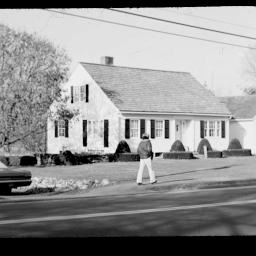
#> input picture graylevel.jpg, 256 x 256 px
$ python main.py
#> lines starting #> are read from the running program, lines starting #| are printed output that depends on the picture; after the words box and inside, x2 and y2 are one past the last pixel; in counts of white or black regions, pixels touching at a corner belong together
### helpers/visualization.py
# helpers/visualization.py

import matplotlib.pyplot as plt

def display_images(images, titles, figsize=(15, 5), suptitle=None):
    """
    Display multiple images in a single row

    Parameters:
        images: List of images to display
        titles: List of titles for each subplot
        figsize: Figure size
        suptitle: Overall title for the figure
    """
    num_images = len(images)
    plt.figure(figsize=figsize)
    for i in range(num_images):
        plt.subplot(1, num_images, i+1)
        plt.imshow(images[i], cmap='gray', vmin=0, vmax=255)
        plt.title(titles[i])
        plt.axis('off')
    if suptitle:
        plt.suptitle(suptitle)
    plt.show()

# [14 lines left out: function display_edge_map, not called in this run]

### helpers/normalization.py
# helpers/normalization.py

import numpy as np

def normalize_LOG_display(I_LOG, mode):
    """
    Normalize LOG-filtered image for display purposes

    Parameters:
        I_LOG: The LOG-filtered image
        mode: 'gray' or 'binary'
        'gray': Positive and negative values with zero at 128
        'binary': Positive values as white (255), negative as black (0)

    Returns:
        I_display: The normalized image ready for display
    """
    if mode == 'gray':
        min_val = np.min(I_LOG)
        max_val = np.max(I_LOG)
        I_a_normalized = (I_LOG - min_val) / (max_val - min_val) * 255
        I_display = I_a_normalized.astype(np.uint8)
        # Shift to have zero at 128
        I_display = np.clip(I_display - 127.5 + 128, 0, 255).astype(np.uint8)
    elif mode == 'binary':
        I_display = np.where(I_LOG > 0, 255, 0).astype(np.uint8)
    else:
        raise ValueError('Unknown mode for normalize_LOG_display.')
    return I_display

### helpers/filters.py
# helpers/filters.py

import numpy as np

def gaussian_kernel(sigma):
    """
    Create a Gaussian kernel given sigma
    """
    kernel_size = int(2 * np.ceil(3 * sigma) + 1)  # Ensures coverage up to ±3σ
    ax = np.arange(-kernel_size // 2 + 1., kernel_size // 2 + 1.)
    xx, yy = np.meshgrid(ax, ax)
    kernel = np.exp(-(xx**2 + yy**2) / (2. * sigma**2))
    return kernel / np.sum(kernel)

def laplacian_of_gaussian(sigma):
    """
    Create a Laplacian of Gaussian (LOG) kernel given sigma
    """
    kernel_size = int(2 * np.ceil(3 * sigma) + 1)
    ax = np.arange(-kernel_size // 2 + 1., kernel_size // 2 + 1.)
    xx, yy = np.meshgrid(ax, ax)
    normalization = (xx**2 + yy**2 - 2 * sigma**2) / (sigma**4)
    G = np.exp(-(xx**2 + yy**2) / (2. * sigma**2))
    LOG = normalization * G
    LOG -= np.mean(LOG)  # Ensure zero mean
    return LOG

### helpers/edge_detection.py
# helpers/edge_detection.py

import numpy as np


def detect_zero_crossings(I_LOG, threshold=10):
    """
    Detect zero-crossings in LOG-filtered image

    Parameters:
        I_LOG: The LOG-filtered image
        threshold: Minimum absolute value to consider a zero-crossing

    Returns:
        zero_cross: Boolean array indicating zero-crossings
    """
    zero_cross = np.zeros(I_LOG.shape, dtype=bool)
    # Define shifts: right, left, up, down, upper-right, upper-left, lower-right, lower-left
    shifts = [(-1, 0), (1, 0), (0, -1), (0, 1),
              (-1, 1), (-1, -1), (1, 1), (1, -1)]

    for dx, dy in shifts:
        shifted = np.roll(np.roll(I_LOG, dx, axis=0), dy, axis=1)
        # To avoid circular shift artifacts, set border regions to False
        if dx > 0:
            shifted[:dx, :] = 0
        elif dx < 0:
            shifted[dx:, :] = 0
        if dy > 0:
            shifted[:, :dy] = 0
        elif dy < 0:
            shifted[:, dy:] = 0
        zero_cross |= (I_LOG * shifted) < 0

    # Apply threshold
    zero_cross &= (np.abs(I_LOG) > threshold)
    return zero_cross


def non_maximum_suppression(Gmag, Gdir):
    """
    Perform non-maximum suppression on gradient magnitude and direction

    Parameters:
        Gmag: Gradient magnitude
        Gdir: Gradient direction in degrees

    Returns:
        nms: Non-maximum suppressed image
    """
    rows, cols = Gmag.shape
    nms = np.zeros((rows, cols), dtype=np.float32)
    angle = Gdir.copy()
    angle[angle < 0] += 180  # Map angles to [0,180]

    for i in range(1, rows - 1):
        for j in range(1, cols - 1):
            try:
                q = 255
                r = 255

                # Angle 0
                if (0 <= angle[i, j] < 22.5) or (157.5 <= angle[i, j] <= 180):
                    q = Gmag[i, j + 1]
                    r = Gmag[i, j - 1]
                # Angle 45
                elif (22.5 <= angle[i, j] < 67.5):
                    q = Gmag[i + 1, j - 1]
                    r = Gmag[i - 1, j + 1]
                # Angle 90
                elif (67.5 <= angle[i, j] < 112.5):
                    q = Gmag[i + 1, j]
                    r = Gmag[i - 1, j]
                # Angle 135
                elif (112.5 <= angle[i, j] < 157.5):
                    q = Gmag[i - 1, j - 1]
                    r = Gmag[i + 1, j + 1]

                if (Gmag[i, j] >= q) and (Gmag[i, j] >= r):
                    nms[i, j] = Gmag[i, j]
                else:
                    nms[i, j] = 0
            except IndexError:
                pass

    return nms


def double_threshold(nms, low_thresh, high_thresh):
    """
    Perform double thresholding and edge linking (hysteresis)

    Parameters:
        nms: Non-maximum suppressed image
        low_thresh: Low threshold value
        high_thresh: High threshold value

    Returns:
        edges: Binary edge map
    """
    strong = nms > high_thresh
    weak = (nms >= low_thresh) & (nms <= high_thresh)
    edges = np.zeros(nms.shape, dtype=np.uint8)
    edges[strong] = 1

    # Edge tracking by hysteresis
    rows, cols = edges.shape
    for i in range(1, rows - 1):
        for j in range(1, cols - 1):
            if weak[i, j]:
                if np.any(edges[i - 1:i + 2, j - 1:j + 2]):
                    edges[i, j] = 1

    return edges

### main.py
# main.py

import numpy as np
import matplotlib.pyplot as plt
from scipy import ndimage
from skimage import io, color, util
from skimage.util import img_as_float
import os

# Import helper functions
from helpers.filters import gaussian_kernel, laplacian_of_gaussian
from helpers.normalization import normalize_LOG_display
from helpers.edge_detection import detect_zero_crossings, non_maximum_suppression, double_threshold
from helpers.visualization import display_images


def main():
    # Clear all plots
    plt.close('all')

    # ==============================================
    #       Load and Preprocess Image
    # ==============================================

    # Ensure the image exists
    image_path = 'graylevel.jpg'
    if not os.path.exists(image_path):
        raise FileNotFoundError(f"The file '{image_path}' does not exist in the current directory.")

    # Read the image
    I = io.imread(image_path)
#> I is the input picture: shape (256, 256, 3); min 0, max 251, mean 143.8

    # Convert to grayscale if it's a color image
    if I.ndim == 3:
        I = color.rgb2gray(I)
#> I: shape (256, 256) float64

    # Convert to float (0.0 to 255.0)
    I = img_as_float(I) * 255.0

    # Display the original image
    plt.figure(figsize=(6, 6))
    plt.imshow(I, cmap='gray')
    plt.title('Original Grayscale Image')
    plt.axis('off')
    plt.show()

    # ==============================================
    # Part I: Edge Detection using Multiscale LOG Detectors
    # ==============================================

    print('--- Part I: Multiscale LOG Edge Detection ---')

    # Define scales for multiscale approach
    sigma_values = [2, 8, 16]

    # Task 1: Blur the image with Gaussian filters at different scales
    print('Task 1: Blurring the image with Gaussian filters at different scales')

    blurred_images = []
    blurred_titles = []
    for sigma in sigma_values:
        G = gaussian_kernel(sigma)
        I_blur = ndimage.convolve(I, G, mode='reflect')
        blurred_images.append(I_blur.astype(np.uint8))
        blurred_titles.append(f'Gaussian Blur σ={sigma}')
#> after the loop, blurred_images = 3 items; blurred_titles = ['Gaussian Blur σ=2', 'Gaussian Blur σ=8', 'Gaussian Blur σ=16']

    display_images(blurred_images, blurred_titles, figsize=(15, 5), suptitle='Part I - Task 1: Gaussian Blurs')
#> in display_images, `num_images = len(images)`: num_images = 3

    # Task 2: Apply LOG filters at the chosen scales to detect edges
    print('Task 2: Applying LOG filters to detect edges')

    for sigma in sigma_values:
        LOG = laplacian_of_gaussian(sigma)
        I_LOG = ndimage.convolve(I, LOG, mode='reflect')

        # a) Positive and negative values with zero as gray (128)
        I_a_display = normalize_LOG_display(I_LOG, 'gray')

        # b) Positive in white (255) and negative in black (0)
        I_b_display = normalize_LOG_display(I_LOG, 'binary')

        # c) Zero-crossings indicating edges
        zero_cross = detect_zero_crossings(I_LOG)
        I_c_display = (zero_cross * 255).astype(np.uint8)

        # Display the results
        images = [I_a_display, I_b_display, I_c_display]
        titles = ['Positive & Negative (Gray=128)', 'Positive=White, Negative=Black', 'Zero-Crossings (Edges)']
        suptitle = f'LOG Filter Results σ={sigma}'
        display_images(images, titles, figsize=(18, 6), suptitle=suptitle)
#> this loop made 3 passes
#> pass 1, in normalize_LOG_display (call 2), `I_display = np.where(I_LOG > 0, 255, 0).astype(np.uint8)`:
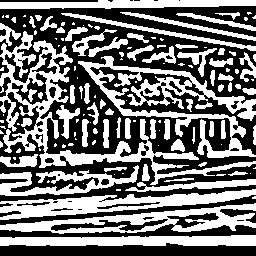
#> I_display: shape (256, 256); 45.7% white; 134 white regions (67 under 20 px), largest, box (x1, y1, x2, y2) and area: (0, 31, 256, 185) 5531, (78, 56, 256, 158) 4363, (0, 189, 256, 220) 3073
#> after the loop:
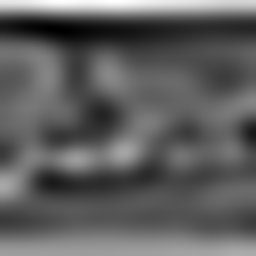
#> I_LOG: shape (256, 256) float64; min -308.3, max 517.5, mean 0; drawn with min black and max white

    # Task 3: Add Gaussian noise and evaluate edge detection performance
    print('Task 3: Adding Gaussian noise and evaluating LOG edge detection')

    # Define noise levels and corresponding standard deviations
    noise_levels = ['Light', 'Moderate', 'Heavy']
    sigma_noise = [5, 15, 30]

    for level, sigma_n in zip(noise_levels, sigma_noise):
        # Add Gaussian noise
        I_noisy = I + sigma_n * np.random.randn(*I.shape)
        I_noisy = np.clip(I_noisy, 0, 255)  # Clip to [0, 255]

        plt.figure(figsize=(15, 5))
        for idx, sigma in enumerate(sigma_values):
            LOG = laplacian_of_gaussian(sigma)
            I_LOG_noisy = ndimage.convolve(I_noisy, LOG, mode='reflect')

            # Zero-crossings
            zero_cross_noisy = detect_zero_crossings(I_LOG_noisy)
            I_zero_cross_noisy = (zero_cross_noisy * 255).astype(np.uint8)

            # Display detected edges
            plt.subplot(len(sigma_values), 1, idx + 1)
            plt.imshow(I_zero_cross_noisy, cmap='gray')
            plt.title(f'Detected Edges σ={sigma}')
            plt.axis('off')

        plt.suptitle(f'LOG Edge Detection with {level} Gaussian Noise (σ_noise={sigma_n})')
        plt.tight_layout()
        plt.show()

    # ==============================================
    # Part II: Edge Detection using Canny Edge Detectors
    # ==============================================

    print('--- Part II: Canny Edge Detection ---')

    # Task 1: Blur the image with Gaussian filters at different scales
    print('Task 1: Blurring the image with Gaussian filters at different scales')

    blurred_images = []
    blurred_titles = []
    for sigma in sigma_values:
        G = gaussian_kernel(sigma)
        I_blur = ndimage.convolve(I, G, mode='reflect')
        blurred_images.append(I_blur.astype(np.uint8))
        blurred_titles.append(f'Gaussian Blur σ={sigma}')

    display_images(blurred_images, blurred_titles, figsize=(15, 5), suptitle='Part II - Task 1: Gaussian Blurs')

    # Task 2: Apply Canny edge detectors at the chosen scales to detect edges
    print('Task 2: Applying Canny edge detectors to detect edges')

    # Define Sobel filters
    Gx = np.array([[-1, 0, 1],
                   [-2, 0, 2],
                   [-1, 0, 1]])
    Gy = Gx.T

    for sigma in sigma_values:
        G = gaussian_kernel(sigma)
        I_blur = ndimage.convolve(I, G, mode='reflect')

        # a) Gradient magnitude and angle
        Ix = ndimage.convolve(I_blur, Gx, mode='reflect')
        Iy = ndimage.convolve(I_blur, Gy, mode='reflect')
        Gmag = np.hypot(Ix, Iy)
        Gmag = (Gmag / Gmag.max()) * 255  # Normalize to [0,255]
        Gdir = np.degrees(np.arctan2(Iy, Ix))

        # b) Non-Maximum Suppression
        nms = non_maximum_suppression(Gmag, Gdir)

        # c) Double Thresholding and Edge Linking
        high_thresh = Gmag.max() * 0.3
        low_thresh = high_thresh * 0.5
        edges = double_threshold(nms, low_thresh, high_thresh)

        # Display the results
        plt.figure(figsize=(12, 10))
        plt.subplot(2, 2, 1)
        plt.imshow(I_blur.astype(np.uint8), cmap='gray')
        plt.title(f'Blurred Image σ={sigma}')
        plt.axis('off')

        plt.subplot(2, 2, 2)
        plt.imshow(Gmag, cmap='gray')
        plt.title('Gradient Magnitude')
        plt.axis('off')

        plt.subplot(2, 2, 3)
        plt.imshow(nms, cmap='gray')
        plt.title('After Non-Maximum Suppression')
        plt.axis('off')

        plt.subplot(2, 2, 4)
        plt.imshow(edges, cmap='gray')
        plt.title('Final Edge Map')
        plt.axis('off')

        plt.suptitle(f'Canny Edge Detection Results σ={sigma}')
        plt.show()
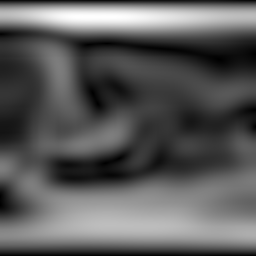
#> Gmag: shape (256, 256) float64; min 0.488, max 255, mean 91.1
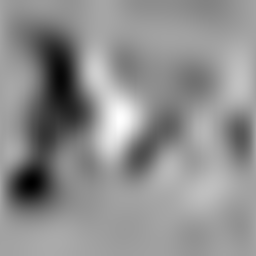
#> Ix: shape (256, 256) float64; min -11.87, max 6.7, mean -1.45; drawn with min black and max white
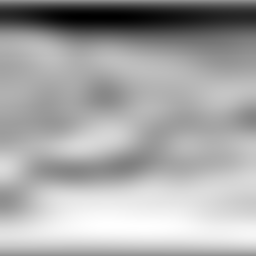
#> Iy: shape (256, 256) float64; min -26.01, max 19.4, mean 3.82; drawn with min black and max white

    # Task 3: Add Gaussian noise and evaluate edge detection performance
    print('Task 3: Adding Gaussian noise and evaluating Canny edge detection')

    for level, sigma_n in zip(noise_levels, sigma_noise):
        # Add Gaussian noise
        I_noisy = I + sigma_n * np.random.randn(*I.shape)
        I_noisy = np.clip(I_noisy, 0, 255)  # Clip to [0, 255]

        plt.figure(figsize=(15, 5))
        for idx, sigma in enumerate(sigma_values):
            G = gaussian_kernel(sigma)
            I_blur = ndimage.convolve(I_noisy, G, mode='reflect')

            # Gradient calculation
            Ix = ndimage.convolve(I_blur, Gx, mode='reflect')
            Iy = ndimage.convolve(I_blur, Gy, mode='reflect')
            Gmag = np.hypot(Ix, Iy)
            Gmag = (Gmag / Gmag.max()) * 255  # Normalize to [0,255]
            Gdir = np.degrees(np.arctan2(Iy, Ix))

            # Non-Maximum Suppression
            nms = non_maximum_suppression(Gmag, Gdir)

            # Double Thresholding and Edge Linking
            high_thresh = Gmag.max() * 0.3
            low_thresh = high_thresh * 0.5
            edges = double_threshold(nms, low_thresh, high_thresh)

            # Display detected edges
            plt.subplot(len(sigma_values), 1, idx + 1)
            plt.imshow(edges, cmap='gray')
            plt.title(f'Detected Edges σ={sigma}')
            plt.axis('off')

        plt.suptitle(f'Canny Edge Detection with {level} Gaussian Noise (σ_noise={sigma_n})')
        plt.tight_layout()
        plt.show()
#> this loop made 3 passes
#> pass 1, in main, `plt.show()`:
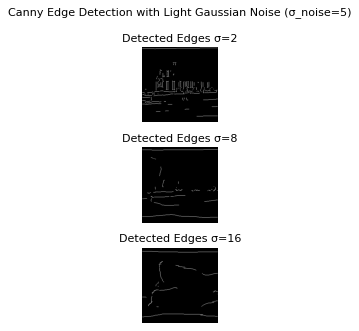
#> figure drawn by matplotlib, 3 panels
#> after the loop:
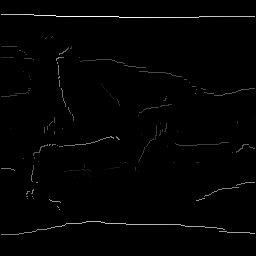
#> nms: shape (256, 256) float32; min 0, max 255, mean 2.6

    # ==============================================
    #             End of Program
    # ==============================================
    print('Edge detection tasks completed successfully.')


if __name__ == "__main__":
    main()
